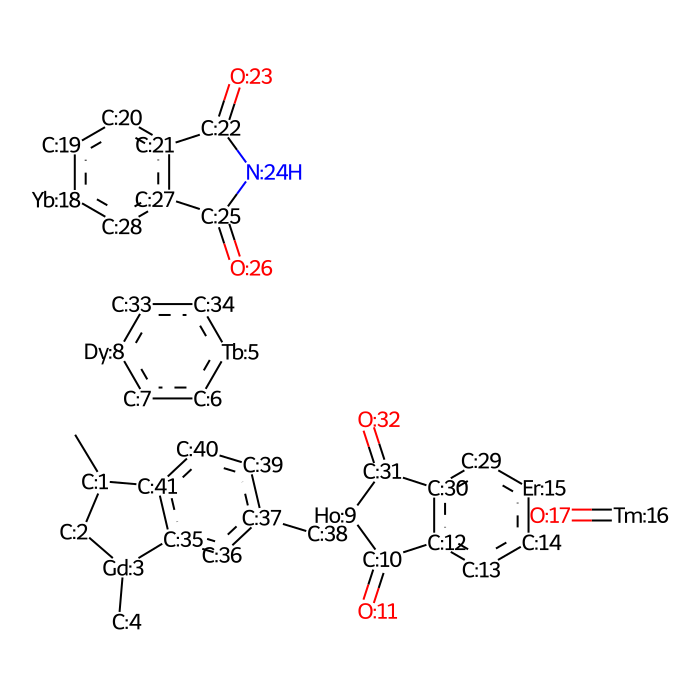

Generate this figure with Python:
from rdkit import Chem
import rdkit
from rdkit.Chem import Draw, rdchem
from rdkit.Chem import AllChem
import pkg_resources
import pandas as pd
import ast
import copy
from collections import deque
import selfies as sf

PV_INVENTORY = pkg_resources.resource_filename(
    "da_for_polymers", "data/preprocess/PV_Wang/pv_inventory.csv"
)

PV_EXPT_RESULT = pkg_resources.resource_filename(
    "da_for_polymers", "data/preprocess/PV_Wang/pv_exptresults.csv"
)

master_MANUAL_DATA = pkg_resources.resource_filename(
    "da_for_polymers",
    "data/input_representation/PV_Wang/manual_frag/master_manual_frag.csv",
)

IMG_PATH = pkg_resources.resource_filename(
    "da_for_polymers", "data/input_representation/PV_Wang/manual_frag/"
)


class manual_frag:
    "Class that contains functions necessary to fragment molecules any way you want"

    def __init__(self, pv_inventory_path):
        """
        Instantiate class with appropriate data.

        Args:
            opv_data: path to ML data downloaded from Google Drive shared w/ UCSB
            donor_data: path to preprocessed donor data
            acceptor_data: path to preprocessed acceptor data

        Returns:
            None
        """
        self.pv_inventory = pd.read_csv(pv_inventory_path)

    # pipeline
    # 1 iterate with index (master)
    # 2 show molecule with atom.index
    # 3 ask for begin/end atom index OR bond index
    # 4 fragment
    # 5 show fragmented molecule
    # 6 if correct, convert to smiles and store in new .csv
    # 7 if incorrect, go back to step 3
    # 8 NOTE: be able to manually look up any donor/acceptor and re-fragment

    def lookup(self, index: int) -> str:
        """
        Function that finds and returns SMILES from donor or acceptor .csv

        Args:
            index: index of row in dataframe

        Returns:
            smi: SMILES of looked up molecule
        """
        try:
            smi = self.pv_inventory.at[index, "SMILES"]
        except:
            print(
                "Max index exceeded, please try again. Max index is: ",
                len(self.pv_inventory["SMILES"]) - 1,
            )

        return smi

    def fragmenter(self, smi: str):
        """
        Function that asks user how to fragment molecule

        Args:
            smi: SMILES to fragment

        Returns:
            ordered_frag: molecule that was fragmented by user's input, and properly ordered
        """
        # For pervaporation data, remove all dummy atoms first to keep it consistent across datasets
        # replace dummy atoms
        mol = Chem.MolFromSmiles(smi)
        edmol_frag = Chem.EditableMol(mol)
        edmol_frag.BeginBatchEdit()
        [
            edmol_frag.RemoveAtom(atom.GetIdx())
            for atom in mol.GetAtoms()
            if atom.GetAtomicNum() == 0
        ]
        edmol_frag.CommitBatchEdit()
        mol = edmol_frag.GetMol()

        for atom in mol.GetAtoms():
            atom.SetAtomMapNum(atom.GetIdx())

        drawn = Draw.MolToFile(mol, IMG_PATH + "manual.png", size=(700, 700))

        # delete extra methyl groups
        extra_methyl = False
        while not extra_methyl:
            extra_methyl_idx: list[str] = input(
                "Methyl group atom indices to remove: "
            ).split(", ")
            if extra_methyl_idx == "na":
                extra_methyl = True
            else:
                # remove methyl group
                ed_mol = Chem.EditableMol(mol)
                ed_mol.BeginBatchEdit()
                for idx in extra_methyl_idx:
                    ed_mol.RemoveAtom(int(idx))
                ed_mol.CommitBatchEdit()

                mol = ed_mol.GetMol()

                mol.UpdatePropertyCache()

                for atom in mol.GetAtoms():
                    atom.SetAtomMapNum(atom.GetIdx())

                # Visualize fragmented mol
                drawn = Draw.MolToFile(mol, IMG_PATH + "manual.png", size=(700, 700))
                correct: str = input("Are the methyl groups removed correctly?: ")
                if correct == "y":
                    extra_methyl: bool = True

        fragmented = False
        # show all bond indexes with corresponding begin/atom idx
        for bond in mol.GetBonds():
            print(
                "bond: ",
                bond.GetIdx(),
                "begin, end: ",
                bond.GetBeginAtomIdx(),
                bond.GetEndAtomIdx(),
            )
        while not fragmented:
            # Ex. 30, 31, 33, 34, 101, 102
            frag_idx: str = input("Bond Indices to be fragmented: ")
            if frag_idx == "None":
                mol_frag: Chem.Mol = mol
                break
            frag_tuple: tuple = tuple(map(int, frag_idx.split(", ")))
            atom_separation_idx: list[list[int]] = []
            for bond_idx in frag_tuple:
                bond: Chem.rdchem.Bond = mol.GetBondWithIdx(bond_idx)
                atom_idxs: list = [bond.GetBeginAtomIdx(), bond.GetEndAtomIdx()]
                atom_separation_idx.append(atom_idxs)
            mol_frag: Chem.rdchem.Mol = Chem.FragmentOnBonds(
                mol, frag_tuple, addDummies=False
            )
            # add arbitrary atoms for Reaction SMILES
            atomic_num: int = 64
            for atom_sep in atom_separation_idx:
                for atom in mol_frag.GetAtoms():
                    if atom.GetIdx() in atom_sep:
                        if atom.GetAtomicNum() != atomic_num - 1:
                            atom.SetAtomicNum(atomic_num)
                            atomic_num += 1

            mol_frag.UpdatePropertyCache()

            for atom in mol_frag.GetAtoms():
                atom.SetAtomMapNum(atom.GetIdx())
            # Visualize fragmented mol
            drawn = Draw.MolToFile(
                mol_frag, IMG_PATH + "manual_frag.png", size=(700, 700)
            )
            correct: str = input("Is the molecule fragmented correctly?: ")
            if correct == "y":
                fragmented: bool = True

        # removes atom map numbering
        [a.SetAtomMapNum(0) for a in mol_frag.GetAtoms() if a.GetAtomicNum() != 0]
        frag_list: list = Chem.MolToSmarts(mol_frag).split(".")
        # order the fragments
        frag_length: int = len(frag_list)
        ordered: bool = False
        while not ordered:
            ordered_frag: list = []
            for i in range(frag_length):
                ordered_frag.append(i)
            for frag in frag_list:
                order_idx: int = int(
                    input("Ordering of current frag (" + str(frag) + "):")
                )
                ordered_frag[order_idx] = frag
            print(ordered_frag, atom_separation_idx)
            correct: str = input("Are the fragments ordered correctly?: ")
            if correct == "y":
                ordered: bool = True

        return ordered_frag

    def shuffle_augment(self, ordered_frag: list[str]) -> list[str]:
        """
        Function that shuffles the position of the monomers, and substitutes the
        dummy atoms for a list of uncommon atoms as placeholder atoms.
        """
        # AUGMENT Donor (pre-ordered)
        augmented_donor_list = []
        donor_frag_deque = deque(copy.copy(ordered_frag))
        for j in range(len(ordered_frag)):
            frag_rotate = copy.copy(donor_frag_deque)
            frag_rotate.rotate(j)
            frag_rotate = list(frag_rotate)
            augmented_donor_list.append(frag_rotate)

        return augmented_donor_list

    def recombine(self, fragment_smarts: list[str]) -> str:
        """
        Function that recombines the rearranged molecule into the appropriate SMILES.
        """
        print("fragment_smarts", fragment_smarts)
        #  Reaction SMARTS
        curr_mol = fragment_smarts[0]
        idx = 2
        for frag in fragment_smarts[1:]:
            atomic_num: int = 64
            recombined = False
            stop_condition = 0
            while not recombined:
                if stop_condition == 50:
                    assert False
                elif idx == len(
                    fragment_smarts
                ):  # if last fragment, complete the C single bonds
                    try:
                        # Order matters
                        rxn = AllChem.ReactionFromSmarts(
                            "[#{}:1].[#{}:2]>>[C:1]-[C:2]".format(
                                atomic_num + 1, atomic_num
                            )
                        )
                        products = rxn.RunReactants(
                            [Chem.MolFromSmarts(x) for x in [curr_mol, frag]]
                        )
                        if products == ():
                            rxn = AllChem.ReactionFromSmarts(
                                "[#{}:1].[#{}:2]>>[C:1]-[C:2]".format(
                                    atomic_num, atomic_num + 1
                                )
                            )
                            products = rxn.RunReactants(
                                [Chem.MolFromSmarts(x) for x in [curr_mol, frag]]
                            )
                        curr_mol = products[0][0]  # fails if products is ()
                        curr_mol = Chem.MolToSmarts(curr_mol)
                        recombined = True
                    except:
                        try:  # Handles the end group connection
                            # Order matters
                            atomic_num_2: int = 64
                            rxn = AllChem.ReactionFromSmarts(
                                "[#{}:1].[#{}:2]>>[C:1]-[C:2]".format(
                                    atomic_num_2 + len(fragment_smarts) - 1,
                                    atomic_num_2,
                                )
                            )
                            products = rxn.RunReactants(
                                [Chem.MolFromSmarts(x) for x in [curr_mol, frag]]
                            )
                            if products == ():
                                rxn = AllChem.ReactionFromSmarts(
                                    "[#{}:1].[#{}:2]>>[C:1]-[C:2]".format(
                                        atomic_num_2,
                                        atomic_num_2 + len(fragment_smarts) - 1,
                                    )
                                )
                                products = rxn.RunReactants(
                                    [Chem.MolFromSmarts(x) for x in [curr_mol, frag]]
                                )
                            curr_mol = products[0][0]  # fails if products is ()
                            curr_mol = Chem.MolToSmarts(curr_mol)
                            recombined = True
                        except:
                            atomic_num += 1
                            stop_condition += 1
                else:
                    try:
                        # Order matters
                        rxn = AllChem.ReactionFromSmarts(
                            "[#{}:1].[#{}:2]>>[C:1]-[#{}:2]".format(
                                atomic_num, atomic_num + 1, atomic_num + 1
                            )
                        )
                        products = rxn.RunReactants(
                            [Chem.MolFromSmarts(x) for x in [curr_mol, frag]]
                        )
                        if products == ():
                            rxn = AllChem.ReactionFromSmarts(
                                "[#{}:1].[#{}:2]>>[C:1]-[#{}:2]".format(
                                    atomic_num, atomic_num + 1, atomic_num + 1
                                )
                            )
                            products = rxn.RunReactants(
                                [Chem.MolFromSmarts(x) for x in [curr_mol, frag]]
                            )
                        curr_mol = products[0][0]  # fails if products is ()
                        curr_mol = Chem.MolToSmarts(curr_mol)
                        recombined = True
                    except:
                        try:  # handles the end group connection
                            # Order matters
                            atomic_num_2: int = 64
                            rxn = AllChem.ReactionFromSmarts(
                                "[#{}:1].[#{}:2]>>[C:1]-[#{}:2]".format(
                                    atomic_num_2 + len(fragment_smarts) - 1,
                                    atomic_num_2,
                                    atomic_num_2,
                                )
                            )
                            products = rxn.RunReactants(
                                [Chem.MolFromSmarts(x) for x in [curr_mol, frag]]
                            )
                            if products == ():
                                rxn = AllChem.ReactionFromSmarts(
                                    "[#{}:1].[#{}:2]>>[C:1]-[#{}:2]".format(
                                        atomic_num_2,
                                        atomic_num_2 + len(fragment_smarts) - 1,
                                        atomic_num_2 + len(fragment_smarts) - 1,
                                    )
                                )
                                products = rxn.RunReactants(
                                    [Chem.MolFromSmarts(x) for x in [curr_mol, frag]]
                                )
                            curr_mol = products[0][0]  # fails if products is ()
                            curr_mol = Chem.MolToSmarts(curr_mol)
                            recombined = True
                        except:
                            atomic_num += 1
                            stop_condition += 1
            idx += 1

        curr_mol = Chem.MolFromSmarts(curr_mol)
        for atom in curr_mol.GetAtoms():
            atom.SetAtomMapNum(atom.GetIdx())
        drawn = Chem.Draw.MolToFile(
            curr_mol, IMG_PATH + "manual_rearranged.png", size=(700, 700)
        )

        Chem.SanitizeMol(curr_mol)

        for atom in curr_mol.GetAtoms():
            atom.SetAtomMapNum(atom.GetIdx())
        drawn = Chem.Draw.MolToFile(
            curr_mol, IMG_PATH + "manual_rearranged.png", size=(700, 700)
        )

        # removes atom map numbering
        [a.SetAtomMapNum(0) for a in curr_mol.GetAtoms() if a.GetAtomicNum() != 0]

        return Chem.MolToSmiles(curr_mol)

    def visualize_rearranged(self, recombined_smi_list: list[str]):
        recombined_mol_list: list[Chem.rdchem.Mol] = [
            Chem.MolFromSmiles(smi) for smi in recombined_smi_list
        ]
        print(recombined_mol_list)
        img = Chem.Draw.MolsToGridImage(recombined_mol_list, molsPerRow=3)
        # Visualize fragmented mol
        filename: str = IMG_PATH + "manual_rearranged.png"
        img.save(filename)

    def visualize_rearranged_with_replace(self, recombined_smi_list: list[str]):
        recombined_mol_list: list[Chem.rdchem.Mol] = [
            Chem.MolFromSmiles(smi) for smi in recombined_smi_list
        ]
        print(recombined_mol_list)
        recombined_mol_atom_map_list: list[Chem.rdchem.Mol] = []
        for mol in recombined_mol_list:
            for atom in mol.GetAtoms():
                atom.SetAtomMapNum(atom.GetIdx())
            recombined_mol_atom_map_list.append(mol)
        img = Chem.Draw.MolsToGridImage(recombined_mol_atom_map_list, molsPerRow=3)
        # Visualize fragmented mol
        # TODO: visualize here and then replace O's.
        filename: str = IMG_PATH + "manual_rearranged.png"
        img.save(filename)

        final_mols: list = []
        for mol in recombined_mol_atom_map_list:
            replace_idx: list[str] = input(
                "Atom Indices to be Replaced with O: "
            ).split(", ")
            ed_mol = Chem.EditableMol(mol)
            if replace_idx != "na":
                ed_mol.BeginBatchEdit()
                for atom in mol.GetAtoms():
                    for idx in replace_idx:
                        if atom.GetIdx() == int(idx):
                            ed_mol.ReplaceAtom(int(idx), Chem.Atom(8))
                ed_mol.CommitBatchEdit()
            mol = ed_mol.GetMol()

            # replace end dummy group with methyl group
            ed_mol = Chem.EditableMol(mol)
            dummy_idx: list[str] = input(
                "Atom Indices for adding methyl end groups: "
            ).split(", ")
            ed_mol.BeginBatchEdit()
            for idx in dummy_idx:
                for atom in mol.GetAtoms():
                    if int(idx) == atom.GetIdx():
                        atom_idx = ed_mol.AddAtom(Chem.Atom(6))
                        ed_mol.AddBond(
                            int(idx), atom_idx, order=Chem.rdchem.BondType.SINGLE
                        )
            ed_mol.CommitBatchEdit()
            mol = ed_mol.GetMol()
            final_mols.append(ed_mol.GetMol())

        for mol in final_mols:
            # removes atom map numbering
            [a.SetAtomMapNum(0) for a in mol.GetAtoms() if a.GetAtomicNum() != 0]

        filename: str = IMG_PATH + "manual_rearranged.png"
        img = Chem.Draw.MolsToGridImage(final_mols, molsPerRow=3)
        img.save(filename)

        final_mols = [Chem.MolToSmiles(mol) for mol in final_mols]
        return final_mols

    def return_frag_dict(self):
        """
        Sifts through manual fragments and creates unique dictionary of frag2idx

        Args:
            None

        Returns:
            frag_dict: dictionary of unique fragments in the combination of donor and acceptor fragmented molecules
        """
        frag_dict = {}
        frag_dict["_PAD"] = 0
        frag_dict["."] = 1
        id = len(frag_dict)
        for i in range(len(self.pv_inventory)):
            frag_str = self.pv_inventory.at[i, "Fragments"]
            frag_list = ast.literal_eval(frag_str)
            for frag in frag_list:
                if frag not in list(frag_dict.keys()):
                    frag_dict[frag] = id
                    id += 1

        return frag_dict

    def tokenize_frag(self, list_of_frag, frag_dict, max_seq_length):
        """
        Tokenizes input list of fragment from given dictionary
        * Assumes frag_dict explains all of list_of_frig

        Args:
            list_of_frag: list of all the fragments for tokenization
            frag_dict: dictionary of unique fragments from donor and acceptor molecules
            max_seq_length: the largest number of fragments for one molecule
        """
        tokenized_list = []
        # Add pre-padding
        num_of_pad = max_seq_length - len(list_of_frag)
        for i in range(num_of_pad):
            tokenized_list.append(0)

        for frag in list_of_frag:
            tokenized_list.append(frag_dict[frag])

        return tokenized_list

    def create_manual_csv(self, frag_dict, pv_expt_path, master_manual_path):
        """
        Creates master data file for manual frags

        Args:
            frag_dict: dictionary of unique fragments from donor and acceptor molecules
            pv_expt_path: path to experimental .csv for polymer swelling data
            master_manual_path: path to master .csv file for training on manual fragments
        """
        inventory_dict = {}
        for index, row in self.pv_inventory.iterrows():
            species = self.pv_inventory.at[index, "Name"]
            if species not in inventory_dict:
                inventory_dict[species] = index

        manual_df = pd.read_csv(pv_expt_path)
        manual_df["Polymer_BigSMILES"] = ""
        manual_df["Solvent_BigSMILES"] = ""
        manual_df["PS_manual"] = ""
        manual_df["PS_manual_aug"] = ""
        manual_df["PS_manual_str"] = ""
        manual_df["PS_manual_aug_str"] = ""

        aug_count = 0
        # find max_seq_length
        max_seq_length = 0
        for i in range(len(manual_df)):
            polymer_label = manual_df.at[i, "Polymer"]
            mixture_label = manual_df.at[i, "Solvent"]
            polymer_frags = list(
                ast.literal_eval(
                    self.pv_inventory.at[inventory_dict[polymer_label], "Fragments"]
                )
            )
            mixture_frags = list(
                ast.literal_eval(
                    self.pv_inventory.at[inventory_dict[mixture_label], "Fragments"]
                )
            )
            max_frag_list = polymer_frags
            max_frag_list.append(".")
            max_frag_list.extend(mixture_frags)
            max_frag_length = len(max_frag_list)
            if max_frag_length > max_seq_length:
                max_seq_length = max_frag_length

        print("max_frag_length: ", max_seq_length)

        for i in range(len(manual_df)):
            polymer_label = manual_df.at[i, "Polymer"]
            mixture_label = manual_df.at[i, "Solvent"]
            polymer_frags = list(
                ast.literal_eval(
                    self.pv_inventory.at[inventory_dict[polymer_label], "Fragments"]
                )
            )
            mixture_frags = list(
                ast.literal_eval(
                    self.pv_inventory.at[inventory_dict[mixture_label], "Fragments"]
                )
            )

            # PM Pairs
            pm_pair_frags = copy.copy(polymer_frags)
            pm_pair_frags.append(".")
            pm_pair_frags.extend(mixture_frags)

            # AUGMENT Polymer (pre-ordered)
            augmented_polymer_list = []
            polymer_frag_deque = deque(copy.copy(polymer_frags))
            for j in range(len(polymer_frags)):
                frag_rotate = copy.copy(polymer_frag_deque)
                frag_rotate.rotate(j)
                frag_rotate = list(frag_rotate)
                augmented_polymer_list.append(frag_rotate)
                aug_count += 1

            # PM Pairs augmented
            pm_pair_frags_aug = []
            for aug_polymer in augmented_polymer_list:
                pm_aug_pair = copy.copy(aug_polymer)
                pm_aug_pair.append(".")
                pm_aug_pair.extend(mixture_frags)
                pm_pair_frags_aug.append(pm_aug_pair)

            # ADD TO MANUAL DF from inventory (does not separate polymer and mixture)
            manual_df.at[i, "Polymer_BigSMILES"] = self.pv_inventory.at[
                inventory_dict[polymer_label], "Polymer_BigSMILES"
            ]
            manual_df.at[i, "Solvent_BigSMILES"] = self.pv_inventory.at[
                inventory_dict[mixture_label], "Polymer_BigSMILES"
            ]
            manual_df.at[i, "PS_manual"] = pm_pair_frags
            manual_df.at[i, "PS_manual_aug"] = pm_pair_frags_aug
            # create string version of augmented polymers
            polymer_aug_str_list = []
            for polymer in pm_pair_frags_aug:
                polymer_aug_str: str = polymer[0]
                for frag in polymer[1:]:
                    if frag == ".":
                        pass
                    else:
                        polymer_aug_str += "." + frag
                print(polymer_aug_str)
                polymer_aug_str_list.append(polymer_aug_str)
            manual_df.at[i, "PS_manual_str"] = polymer_aug_str_list[0]
            manual_df.at[i, "PS_manual_aug_str"] = polymer_aug_str_list

        # number of augmented polymers
        print("AUG POLYMERS: ", aug_count)

        manual_df.to_csv(master_manual_path, index=False)

    def bigsmiles_from_frag(self, pv_inventory_path):
        """
        Function that takes ordered fragments (manually by hand) and converts it into BigSMILES representation, specifically block copolymers
        Args:
            pv_inventory_path: path to data with manually fragmented polymers

        Returns:
            concatenates manual fragments into BigSMILES representation and returns to donor/acceptor data
        """
        # polymer/mixture BigSMILES
        self.pv_inventory["Polymer_BigSMILES"] = ""

        for index, row in self.pv_inventory.iterrows():
            big_smi = "{[][<]"
            position = 0
            if len(ast.literal_eval(self.pv_inventory["Fragments"][index])) == 1:
                big_smi = ast.literal_eval(self.pv_inventory["Fragments"][index])[0]
            else:
                for frag in ast.literal_eval(self.pv_inventory["Fragments"][index]):
                    big_smi += str(frag)
                    if (
                        position
                        == len(ast.literal_eval(self.pv_inventory["Fragments"][index]))
                        - 1
                    ):
                        big_smi += "[>][]}"
                    else:
                        big_smi += "[>][<]}{[>][<]"
                    position += 1

            self.pv_inventory["Polymer_BigSMILES"][index] = big_smi

        self.pv_inventory.to_csv(pv_inventory_path, index=False)

    def add_recombined_manual_and_check_smi_selfies(
        self, pv_inventory_path, master_manual_path
    ):
        """Add list of recombined SMILES to the data.
        Make sure SMILES and SELFIES are correct by replacing them with matching Names

        Args:
            pv_inventory_path (_type_): _description_
            master_manual_path (_type_): _description_
        """
        pv_inventory: pd.DataFrame = pd.read_csv(pv_inventory_path)
        master_manual: pd.DataFrame = pd.read_csv(master_manual_path)
        master_manual["Polymer_Augmented_Recombined_Fragment_SMILES"] = ""
        for idx, row in master_manual.iterrows():
            polymer: str = master_manual.at[idx, "Polymer"]
            inventory_row = pv_inventory.loc[pv_inventory["Name"] == polymer]
            master_manual.at[idx, "Polymer_SMILES"] = inventory_row["SMILES"].values[0]
            polymer_selfies = sf.encoder(inventory_row["SMILES"].values[0])
            master_manual.at[idx, "Polymer_SELFIES"] = polymer_selfies
            # check if smiles are unique
            augmented_recombined_fragment_smiles: list = ast.literal_eval(
                inventory_row["Augmented Recombined Fragment SMILES"].values[0]
            )
            augmented_recombined_fragment_smiles_check: list = [
                Chem.MolToSmiles(Chem.MolFromSmiles(s))
                for s in augmented_recombined_fragment_smiles
            ]
            augmented_recombined_fragment_smiles: list = list(
                dict.fromkeys(augmented_recombined_fragment_smiles_check)
            )
            master_manual.at[
                idx, "Polymer_Augmented_Recombined_Fragment_SMILES"
            ] = augmented_recombined_fragment_smiles

        master_manual.to_csv(master_manual_path, index=False)

    def fingerprint_from_frag(self, master_manual_path):
        """After adding recombined manual SMILES, fingerprint the molecules using MorganFingerprints (ECFP4)

        Args:
            master_manual_path (_type_): _description_
        """
        master_manual: pd.DataFrame = pd.read_csv(master_manual_path)
        master_manual["PS_manual_recombined_aug_SMILES"] = ""
        master_manual["PS_manual_recombined_aug_FP"] = ""
        for index, row in master_manual.iterrows():
            augmented_recombined_fragment_smiles: list = ast.literal_eval(
                master_manual.at[index, "Polymer_Augmented_Recombined_Fragment_SMILES"]
            )
            solvent: str = master_manual.at[index, "Solvent_SMILES"]
            augmented_smi: list = []
            augmented_fp: list = []
            for smi in augmented_recombined_fragment_smiles:
                smi = smi + "." + solvent
                augmented_smi.append(smi)
                polymer_mol = Chem.MolFromSmiles(smi)
                bitvector_polymer = AllChem.GetMorganFingerprintAsBitVect(
                    polymer_mol, 3, 512
                )
                fp_list = list(bitvector_polymer.ToBitString())
                fp_map = map(int, fp_list)
                fp = list(fp_map)
                augmented_fp.append(fp)
            master_manual.at[index, "PS_manual_recombined_aug_SMILES"] = augmented_smi
            master_manual.at[index, "PS_manual_recombined_aug_FP"] = augmented_fp

        master_manual.to_csv(master_manual_path, index=False)


def cli_main():
    manual = manual_frag(PV_INVENTORY)

    # ATTENTION: Fragmenting and Order for Data Augmentation
    # iterate through donor and acceptor files
    manual_df = pd.read_csv(PV_INVENTORY)
    for idx, row in manual_df.iterrows():
        if pd.isnull(row["Fragments"]):
            print(row["Name"])
            smi = row["SMILES"]
            # Fragment
            frag_list = manual.fragmenter(smi)
            manual_df.at[idx, "Fragments"] = str(frag_list)
            # Shuffle (Augment) and Recombine!
            aug_frag_list: list[str] = manual.shuffle_augment(frag_list)
            recombined_smi_list: list[str] = []
            for aug_frag in aug_frag_list:
                recombined_smi: str = manual.recombine(aug_frag)
                if recombined_smi not in recombined_smi_list:
                    recombined_smi_list.append(recombined_smi)
            # visualize rearranged structures
            recombined_smi_list = manual.visualize_rearranged_with_replace(
                recombined_smi_list
            )
            manual_df.at[idx, "Augmented Recombined Fragment SMILES"] = str(
                recombined_smi_list
            )
            print(recombined_smi_list)

        manual_df.to_csv(PV_INVENTORY, index=False)

    # ATTENTION: prepare manual frag data after data augmentation
    manual = manual_frag(PV_INVENTORY)
    frag_dict = manual.return_frag_dict()
    # print(len(frag_dict))
    # manual.frag_visualization(frag_dict)
<<<<<<< HEAD
    # manual.bigsmiles_from_frag(PV_INVENTORY)
    # manual.create_manual_csv(frag_dict, PV_EXPT_RESULT, master_MANUAL_DATA)
    manual.add_recombined_manual_and_check_smi_selfies(PV_INVENTORY, master_MANUAL_DATA)
    manual.fingerprint_from_frag(master_MANUAL_DATA)
=======
    manual.bigsmiles_from_frag(PV_INVENTORY)
    manual.create_manual_csv(frag_dict, PV_EXPT_RESULT, MASTER_MANUAL_DATA)
    manual.add_recombined_manual_and_check_smi_selfies(PV_INVENTORY, MASTER_MANUAL_DATA)
    manual.fingerprint_from_frag(MASTER_MANUAL_DATA)
>>>>>>> 3518320fe8131a4d5c99874c5d2194ecbf421006


if __name__ == "__main__":
    cli_main()
    pass
